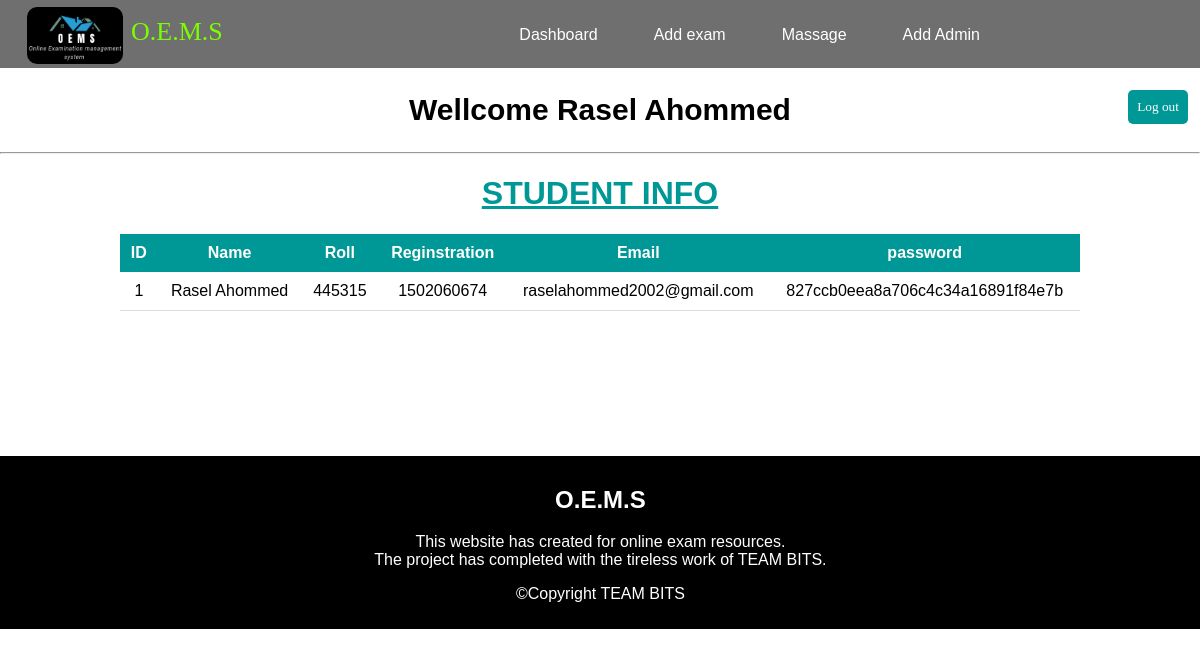
The page /Admin dasbord.php (signed in) on the database its author committed.
### tables this page shows
CREATE TABLE `stdn_signup` (
  `id` int(11) NOT NULL,
  `usr_name` varchar(255) NOT NULL,
  `usrRoll` varchar(255) NOT NULL,
  `usrReg` varchar(255) NOT NULL,
  `usr_email` varchar(255) NOT NULL,
  `usr_pwd` varchar(255) NOT NULL
);

### Admin dasbord.php (the view, shortened to what this page needs)
<!DOCTYPE html>
<html lang="en">
<head>
	<link rel="stylesheet" href="style.css">
</head>
<body>
		<nav class="manu_bar">
			<img src="asset/image/logo.png" alt="logo" class="logo">
			<span class="logo_tag">O.E.M.S</span>
			<ul>
				<li><a href="Admin dasbord.php">Dashboard</a></li>
				<li><a href="Add exam.php">Add exam</a></li>
				<li><a href="adminMassage.php">Massage</a></li>
				<li><a href="Add_admin.php">Add Admin</a></li>
			</ul>
		</nav>
		<div class="topTitle">
			<h2>Wellcome <?php
				echo $_COOKIE['adminName'];
			?></h2><hr>
			<button class="btn"><a href="logOut_core.php">Log out</a></button>
		</div>
		<h1 class="pgTitle">STUDENT INFO</h1>
		<table class="content-table">
			<thead>
				<tr>
					<th>ID</th>
					<th>Name</th>
					<th>Roll</th>
					<th>Reginstration</th>
					<th>Email</th>
					<th>password</th>
				</tr>
			</thead>
			<tbody>
				<?php
				require_once("connect.php");
				$selectQuery = "SELECT * FROM stdn_signup";
				$runQuery = mysqli_query($conn,$selectQuery);
				if($runQuery==true){
					while($myData = mysqli_fetch_array($runQuery)){?>
						<tr>
							<td><?php echo $myData["id"]; ?></td>
							<td><?php echo $myData["usr_name"]; ?></td>
							<td><?php echo $myData["usrRoll"]; ?></td>
							<td><?php echo $myData["usrReg"]; ?></td>
							<td><?php echo $myData["usr_email"]; ?></td>
							<td><?php echo md5($myData["usr_pwd"]); ?></td>
						</tr>
				<?php	}
				}
				?>
			</tbody>
		</table>
	<div class="AdminftrContiner">
		<h2>O.E.M.S</h2>
		<p>This website has created for online exam resources. <br>The project has completed with the tireless work of TEAM BITS.</p>
		<p>&copyCopyright TEAM BITS</p>
	</div>
</body>
</html>

### style.css (style rules this page uses)
body { margin: 0; padding: 0; font-family: sans-serif; }
.manu_bar { background: #1515159c; width: 100%; }
.manu_bar ul { display: inline-flex; float: right; margin-right:16%; }
.manu_bar li { padding: 10px 28px; cursor: pointer; list-style: none; }
.manu_bar li a { text-decoration: none; color: white; }
img.logo { height: 57px; width: 96px; border-radius: 10px; margin: 7px 0px 0 27px; }
span.logo_tag { color: #7aff00; font-size: 26px; font-family: arial black; padding: 17px 8px; position: absolute; }
.AdminftrContiner { background: black; width: 98.4%; color: white; text-align: center; padding: 10px; margin-top: 145px; }
.topTitle h2 { text-align: center; font-size: 30px; }
.topTitle a { text-decoration: none; color: white; }
h1.pgTitle { text-align: center; color: #009897; text-decoration: underline; }
button.btn { float: right; padding: 9px; font-family: arial black; background: #009897; color: white; border: none; border-radius: 5px; margin-right: 12px; margin-top: -72px; cursor: pointer; }
.content-table { width: 80%; margin-left: 10%; border-collapse: collapse; }
.content-table th { background: #009897; padding: 10px; color: white; }
.content-table tbody tr { border-bottom: 1px solid #ddd; }
.content-table tbody td { padding: 10px; text-align: center; }

### rows shown on the page
stdn_signup: id "1", usr_name "Rasel Ahommed", usrRoll "445315", usrReg "1502060674", usr_email "raselahommed2002@gmail.com", usr_pwd "827ccb0eea8a706c4c34a16891f84e7b"

### other values the page prints
$_COOKIE['adminName'] "Rasel Ahommed"
